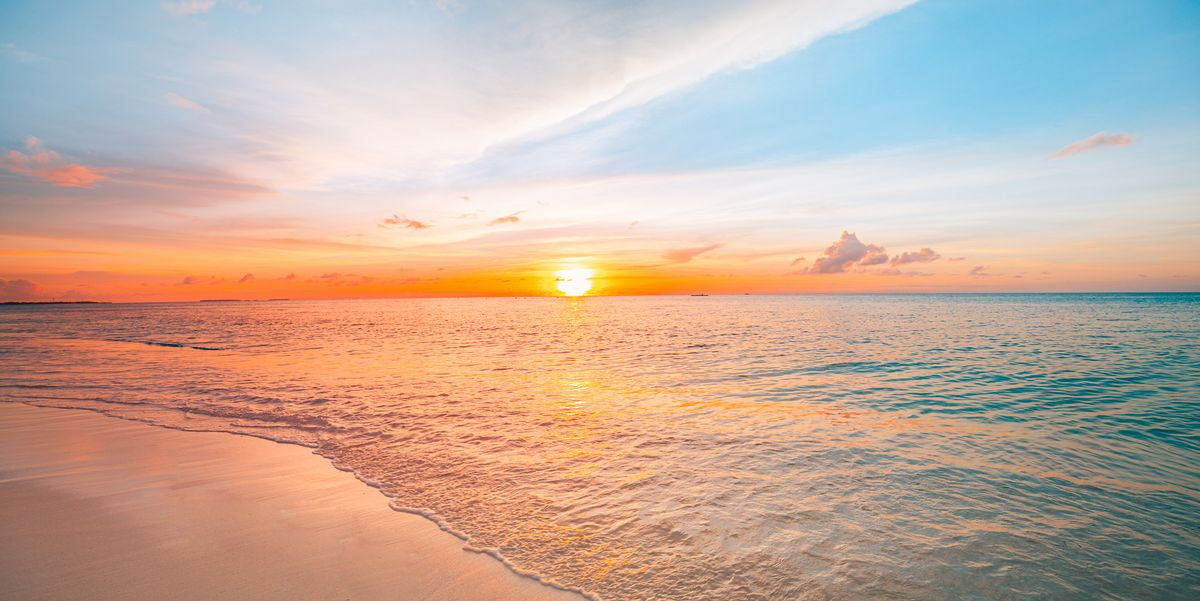
#> input picture codes/hist/images/sunset.jpg, 1200 x 601 px
$ python adaptivehist.py
#> lines starting #> are read from the running program, lines starting #| are printed output that depends on the picture
import cv2
import numpy as np
from matplotlib import pyplot as plt

img = cv2.imread('./images/sunset.jpg', 0)
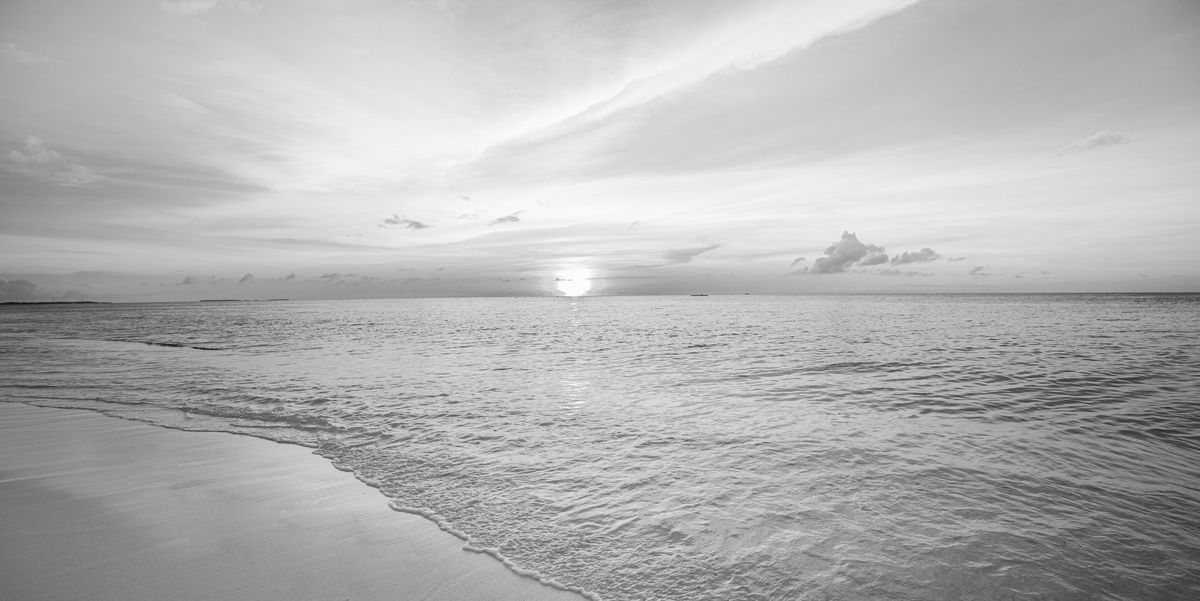
#> img: shape (601, 1200); min 11, max 255, mean 178.2

# adaptive histogram
clahe = cv2.createCLAHE(clipLimit=2.0, tileGridSize=(8,8))
clahe_img = clahe.apply(img)
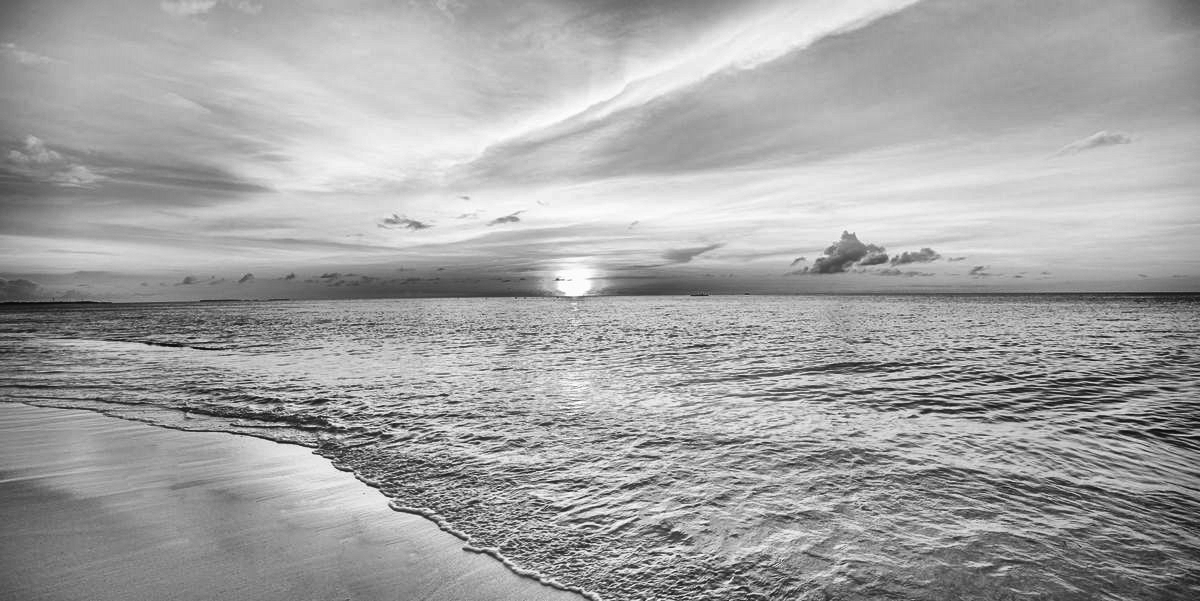
#> clahe_img: shape (601, 1200); min 5, max 255, mean 163.4

# plot
fig, axs = plt.subplots(1, 2, figsize=(10, 5))
axs[0].imshow(img, cmap='gray')
axs[0].set_title('Original Image')
axs[1].imshow(clahe_img, cmap='gray')
axs[1].set_title('Adaptive Histogram Equalized Image')

plt.show()
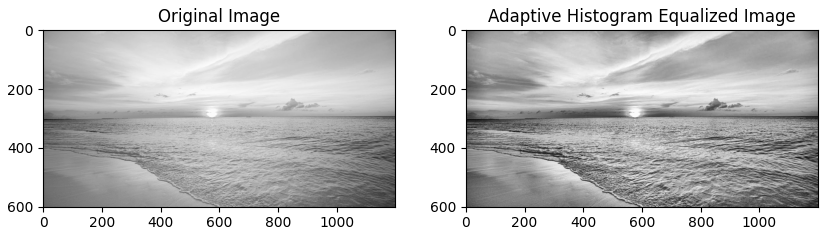
#> figure drawn by matplotlib, 2 panels

$ run again, with codes/hist/images/bright.jpeg copied over codes/hist/images/sunset.jpg
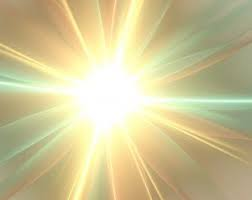
#> input picture codes/hist/images/bright.jpeg, 252 x 200 px
#> `clahe_img = clahe.apply(img)`:
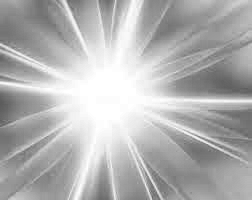
#> clahe_img: shape (200, 252); min 91, max 255, mean 177.9
#> `plt.show()`:
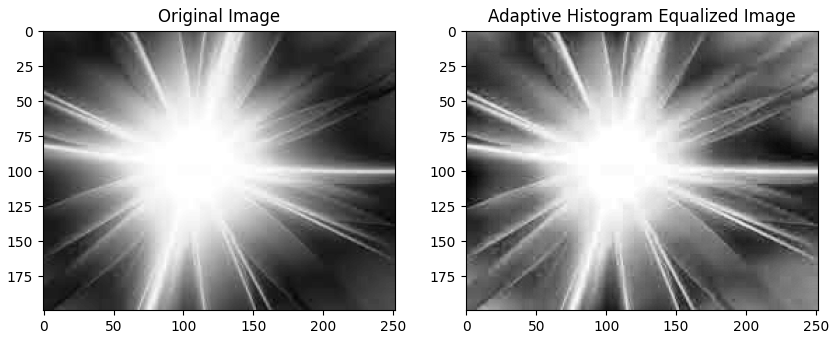
#> figure drawn by matplotlib, 2 panels
